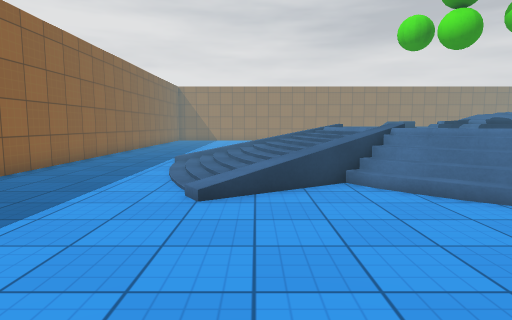
view 1 (above)

18 first-person views from a walk through a Unity game level. The camera is 1.3 m above the floor, tilts 6° down and sees 75° across. The floor is counted in squares, 1 m on a side. Each view is taken from the middle of a square. On the plan, view 1 faces up. The plan holds only what a view shows up to about 14 squares ahead; the rest is blank. The place goes on beyond the plan. The player is left out. Surface patterns are stand-ins for the level's own textures.

view 2
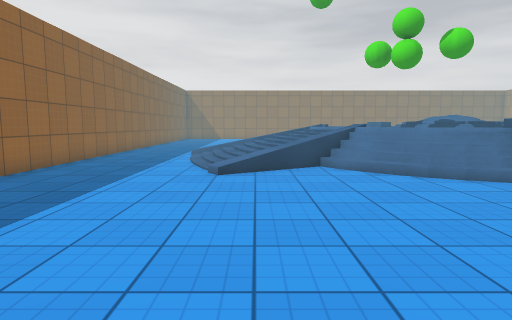

view 3
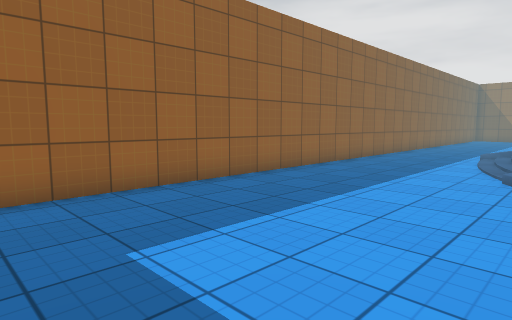

view 4
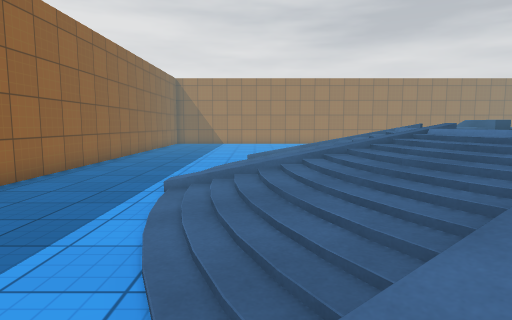

view 5
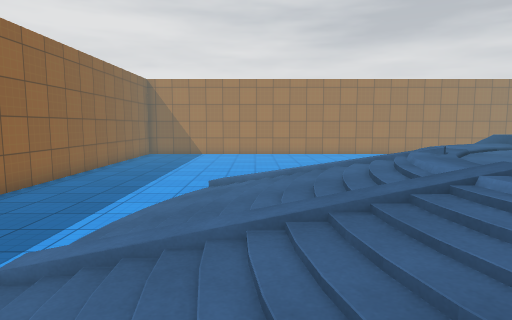

view 6
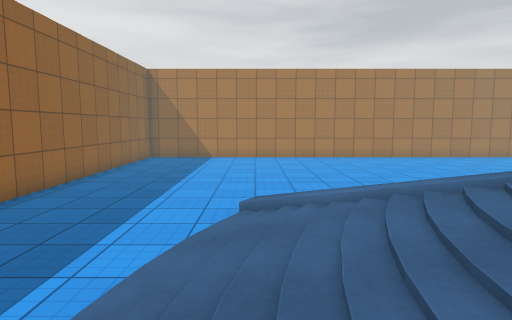

view 7
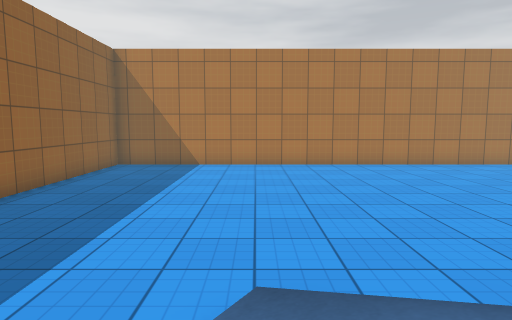

view 8
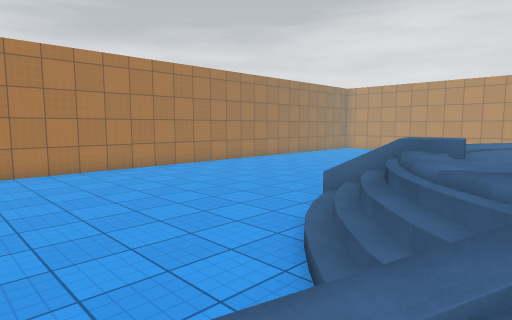

view 9
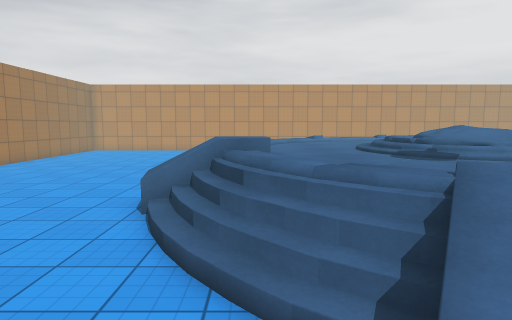

view 10
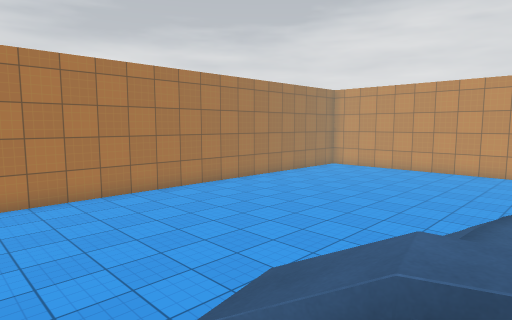

view 11
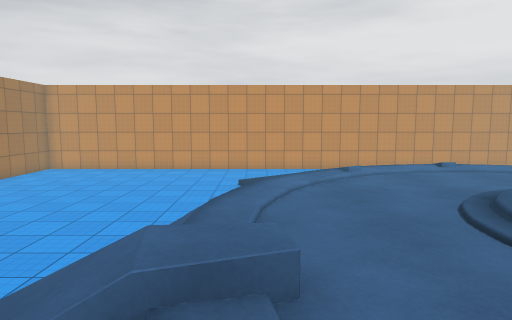

view 12
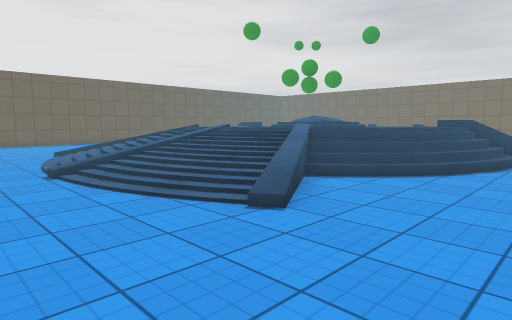

view 13
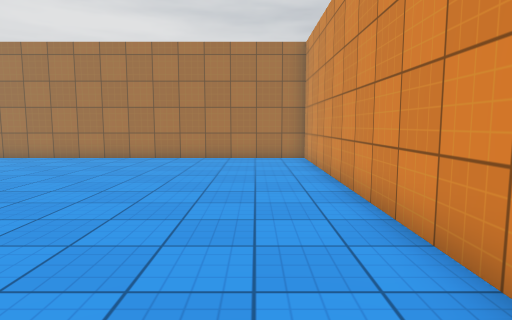

view 14
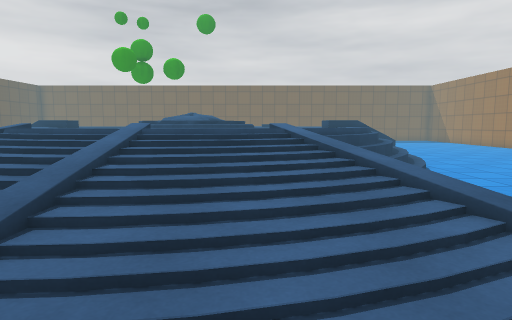

view 15
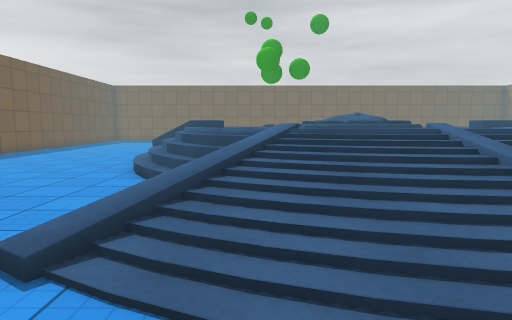

view 16
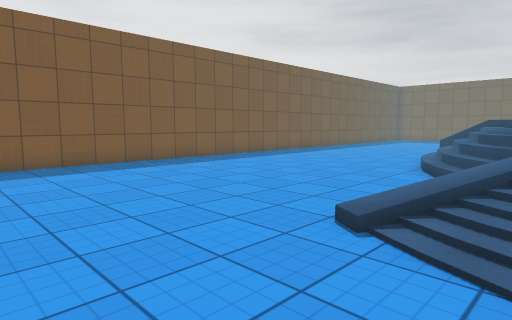

view 17
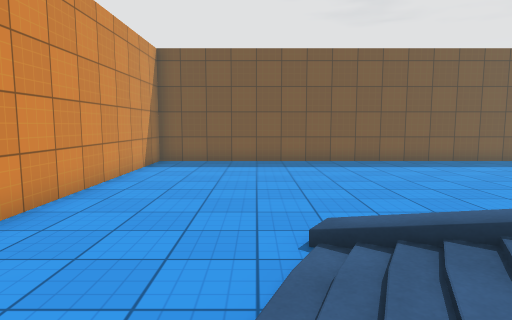

view 18
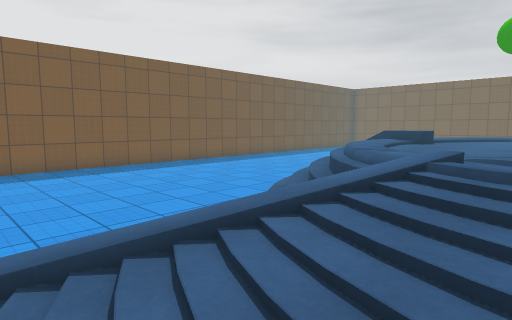

### Floor plan
Key: @ floor where view 1 was taken; # wall or solid block; . main floor; : floor 1 m higher than the main floor; + floor 1.25 m higher than the main floor; * floor 1.5 m higher than the main floor; % floor 1.75 m higher than the main floor; / step, stairs or slope; = window, fence, low wall or low ledge.
Columns run from 7 left of view 1 to 23 right of it. Each row starts with its distance up from view 1.
 28 ###############################
 27 #.............................#
 26 #.............................#
 25 #.............................#
 24 #.............................#
 23 #.............................#
 22 #.............................#
 21 #.............................#
 20 #.............................#
 19 #............/==///...........#
 18 #..........///=//////.........#
 17 #.....//..//////:++///..//....
 16 #.....///=///::::::///=///...
 15 #....///////::::::::///////..
 14 #...../////:::://:::://////..
 13 #..../////+ ::////::://////..
 12 #...///////  +/%///::///////.
 11 #..../////+  +////+::+/////..
 10 #..../////    /*//:  //////..
  9 #...../////:   :::::://///..
  8 #...../////+:::::::/+/////....
  7 #.....//////+::::::+///=//....
  6 #.....//..//////++////  //....
  5 #..........///=//////.........#
  4 #............==////...........#
  3 #............ ................#
  2 #...........  ................#
  1 #..........   ................#
  0 #......@...   ................#
 -1 #.........    ................#
 -2 #.....        ................#
 -3    ..  .        ..............#
 -4                 ###############

Positions as (right, up) in squares from view 1, and headings:
1: (0, 0), facing up
2: (0, -3), facing up
3: (0, -3), facing up-left
4: (-1, 5), facing up
5: (0, 8), facing up
6: (-1, 11), facing up
7: (-1, 15), facing up
8: (0, 15), facing up-right
9: (0, 17), facing right
10: (5, 17), facing up-right
11: (5, 17), facing right
12: (22, 21), facing down-left
13: (21, 15), facing up
14: (21, 14), facing left
15: (21, 8), facing left
16: (22, 8), facing down-left
17: (19, 10), facing down
18: (18, 10), facing down-left
